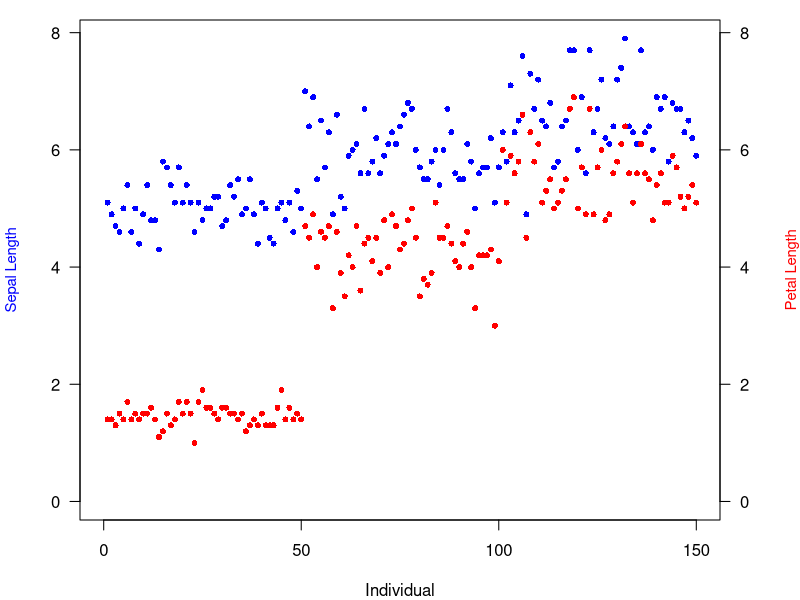
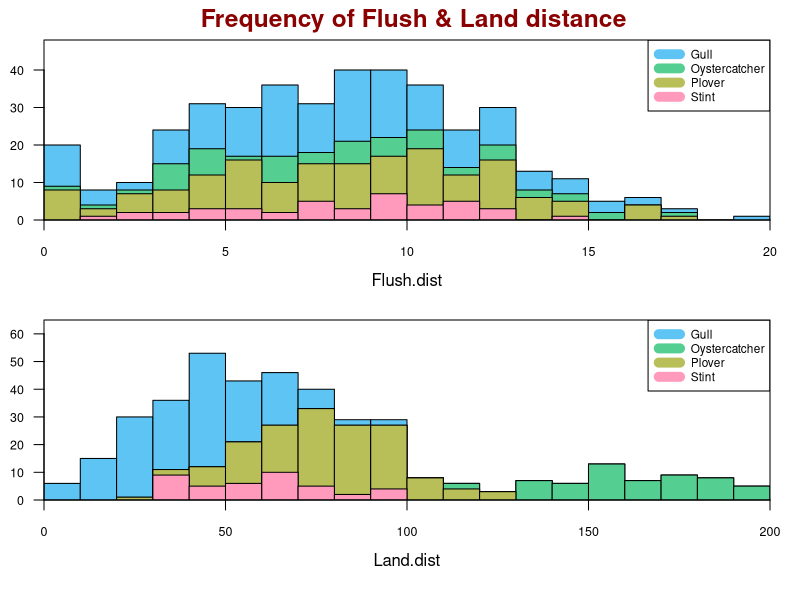

Recreate these plots in R, in order.
## ---- chunk 1
knitr::opts_chunk$set(echo = TRUE)
x=diag(3)+1
data=read.csv('Beach-Birds.csv')
## ---- chunk 2
x+matrix(rep(1:3,3),3,byrow = T)
## ---- chunk 3
apply(x, 1, mean)
## ---- chunk 4
x%*%matrix(rep(NA,9),3)
## ---- chunk 5
x*.75
## ---- chunk 6
solve(x)
## ---- chunk 7
mod=par(mar=c(4,4,1,4))
plot.new()
plot.window(xlim = c(0,length(iris$Sepal.Length)),ylim = c(0,max(iris$Sepal.Length)))
points(1:length(iris$Sepal.Length),iris$Sepal.Length,col='blue',pch=16,cex=.8)
points(1:length(iris$Sepal.Length),iris$Petal.Length,col='red',pch=16,cex=.8)
axis(1)
axis(2,las=1)
axis(4,las=1)
box()
mtext('Individual',side = 1,line = 3,font = 1)
mtext('Sepal Length',side = 2,line = 3,col = 'blue',cex=.9)
mtext('Petal Length',side = 4,line = 3,col = 'red',cex=.9)
par(mod)
## ---- chunk 8
stratified.hist= function(x , y, breaks = 20, xlab = NULL ,
                          ylab = NULL, main = "" , cex = 1)
{
  cols=hcl(h=c(230,145,90,351),c=64,l=75)
  y=factor(y)
  nms=levels(y)
  
  if (length(x) == length(data$flush.dist)){
    if (any(x<5)){
      if (length(y) == length(data$Species)){
      hist(x, breaks = breaks, col = cols[1], ylab = '', cex.axis = .75,
      main = main, xlab = '', xaxs='i', yaxs='i', ylim = c(0,48), las=1)
      
      hist(x[which(y!='Gull')], breaks = breaks, add = T, col = cols[2])

      hist(x[which(y%in%nms[3:4])],
           breaks = breaks, col = cols[3], add = T)

      hist(x[which(y=='Stint')], col = cols[4],
           xlim = c(0,20), add = T, breaks = 10)
      
      mtext('Flush.dist',side = 1,font = 1,line = 2.5)
      mtext('Frequency of Flush & Land distance',col='darkred',
            cex=1.47,outer=T,font=2,at=.535,line = .45)
      legend('topright',legend = nms,cex = .71,lty = 1,lwd=9.5,col = cols[1:4])
      box()
      }else {stop("unequal length data vectors")}
    }
    
    else{
      if (length(y) == length(data$Species)){
      hist(x, breaks = 20,col = cols[1], ylab = '', main = main, cex.axis = .75,
           xlab = '', xaxs = 'i', yaxs = 'i',las = 1, ylim = c(0,65))
      
      hist(x[which(y!='Gull')], breaks = breaks, add = T, col = cols[2])
      
      hist(x[which(y%in%nms[3:4])],
           col = cols[3], xlim = c(0,200), breaks = 10, add = T)
      
      hist(x[which(y=='Stint')],col = cols[4], xlim = c(0,200), add = T)

      mtext('Land.dist',side = 1,font = 1,line = 2.5)
      legend('topright',legend = nms,cex = .71,lty = 1,lwd=9.6,col = cols[1:4])
      box()
      }else {stop("unequal length data vectors")}
    }
  }
  
  else if (length(x) != length(data$flush.dist)){
    stop("unequal length data vectors")
  }
}

frame = par(mfrow=c(2,1),mar=c(5,2,0,0),oma=c(0,.2,2,1.5))

# appropriate parameter
stratified.hist(data$flush.dist,data$Species,breaks = 20, 
                xlab = NULL , ylab = NULL, main = "" , cex = 1)

stratified.hist(data$land.dist,data$Species,breaks = 20, 
                xlab = NULL , ylab = NULL, main = "" , cex = 1)

# inappropriate parameter
#stratified.hist(data$flush.dist[-1],data$Species,breaks = 20, 
#                xlab = NULL , ylab = NULL, main = "" , cex = 1)

par(frame)

